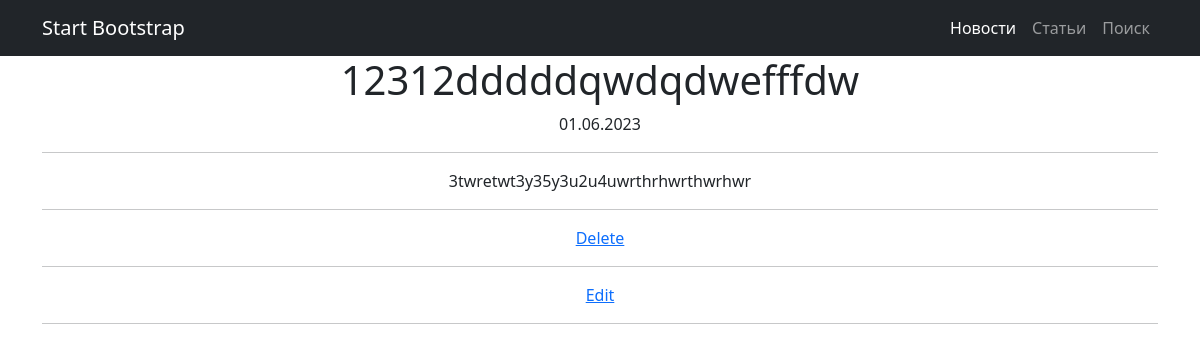
The app's page /newsline/articles/21 with its own data.
### News/models.py (models this page shows, shortened)
class Post(models.Model):
    post_author = models.ForeignKey(Author, on_delete=models.CASCADE)
    NEWS = 'NW'
    POST = 'PO'
    CATEGORY_POST = ((NEWS, 'Новость'), (POST, 'Статья'))
    category = models.CharField(max_length=2, choices=CATEGORY_POST, default=POST)
    time_in = models.DateTimeField(auto_now_add=True)
    post_cat = models.ManyToManyField(Category, through='PostCategory')
    title = models.CharField(max_length=128)
    text = models.TextField()
    rating = models.IntegerField(default=0)

### News/views.py (the view)
# urls.py: path('articles/<int:pk>', ArticlesDetail.as_view(), name='ar_detail',),
class ArticlesDetail(DetailView):
    model = Post
    template_name = 'sing_ar.html'
    context_object_name = 'post'

### News/templatetags/custom_filters.py (called while the page is built)
@register.filter()
def censor(text):
   c_text = text.lower().split()
   for word in c_text:
      if word in cens_words:
         text = text.replace(word, f'{word[0] + len(word) * "*"}')
   return text

### templates/sing_ar.html (shortened to what this page needs)
{% extends 'flatpages/default.html' %}
{% load custom_filters %}
{% block content %}
<h1>{{ post.title }}</h1>
{{ post.time_in|date:"d.m.Y" }}
<hr>{{ post.text|censor }}<hr>
<a href="{{ post.id }}/delete/">Delete</a><hr>
<a href="{{ post.id }}/edit/">Edit</a><hr>
{% endblock content %}

### records on screen
Post: title "12312dddddqwdqdwefffdw", time_in "01.06.2023", text|censor "3twretwt3y35y3u2u4uwrthrhwrthwrhwr"
